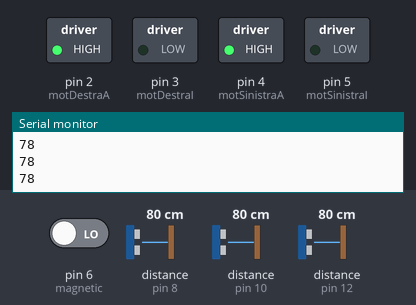
The sketch below on a simulated Arduino Uno, built with avr-gcc and run on an emulated ATmega328P. On the bench: switched loads named in the sketch (green lamp = pin HIGH), the last lines printed to the serial monitor. Wiring (inferred from the names in the program): ultrasonic range finder: trigger pin 7; echo pin 8. Inputs (shaded band) come from the test bench; at power-on: distance to the obstacle (sensors on pin 8, pin 10, pin 12) 80 cm, pin 6 (magnetic) LOW. The echo pulse lasts 58.3 µs per cm; random numbers use the default seed unless the sketch sets one; pins used as bus, display or sensor lines are not drawn.

Above: at 1.2 s.
1.3 s: distance to the obstacle (sensor on pin 8) set to 12 cm
2.8 s: distance to the obstacle (sensor on pin 8) set to 9 cm
At 3.6 s:
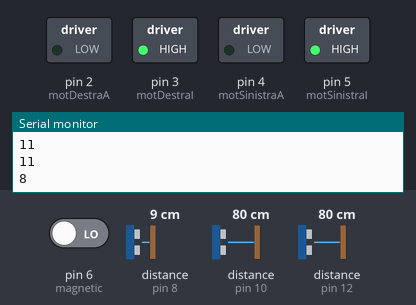
At 4.7 s:
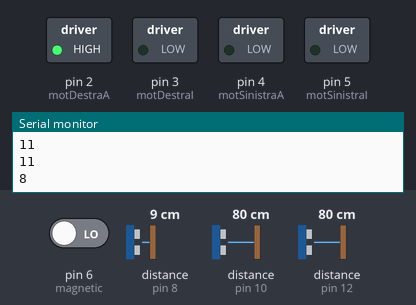
5.8 s: distance to the obstacle (sensor on pin 8) set to 18 cm
7.3 s: pin 6 (magnetic) driven HIGH
At 9.7 s:
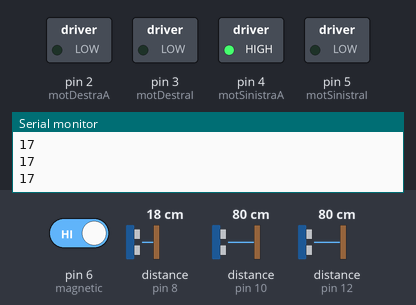
10.3 s: pin 6 (magnetic) driven LOW
Timing chart, 0 to 12.8 s (numbered marks = the images above; inputs shaded):
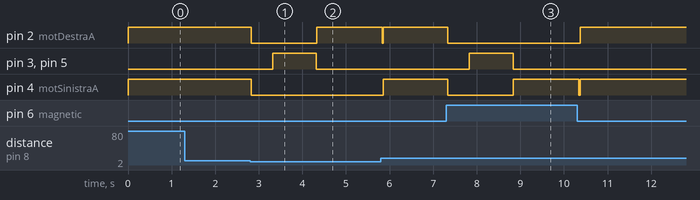

The sketch:

Sunrase_4.0_Motori.ino
```cpp
/*
 * SunRase 4.0 by: Reolfi Riccardo, Incolto Davide, Murialdo Andrea, Pastorino Simone.
 * Code by: Incolto Davide.
*/
int motDestraA = 2;
int motDestraI = 3;
int motSinistraA = 4;
int motSinistraI = 5;
int magnetic = 6;
int triggerUp = 7;
int echoUp = 8;
int triggerDestra = 9;
int echoDestra = 10;
int triggerSinistra = 11;
int echoSinistra = 12;
int tempo_rotazione = 1500;
long durata;
long distanza;
int val;
void setup() {
  pinMode(motDestraI, OUTPUT);
  pinMode(motDestraA, OUTPUT);
  pinMode(motSinistraI, OUTPUT);
  pinMode(motSinistraA, OUTPUT);
  pinMode(magnetic, INPUT);
  pinMode(triggerUp, OUTPUT);
  pinMode(echoUp, INPUT);
  pinMode(triggerDestra, OUTPUT);
  pinMode(echoDestra, INPUT);
  pinMode(triggerSinistra, OUTPUT);
  pinMode(echoSinistra, INPUT);
  Serial.begin(9600);
  randomSeed(analogRead(0));
}
void loop() {
  AvantiTutta();
  if(checkMag() == true){
    gira();
    }
  if(checkUltra() == true){
    gira();
    }
 delay(5);
}
bool checkMag(){
  if(digitalRead(magnetic) == 1) return true;
  else return false;
}
bool checkUltra(){
  digitalWrite( triggerUp, LOW );
  digitalWrite( triggerUp, HIGH );
  delayMicroseconds( 10 );
  digitalWrite( triggerUp, LOW );
  long durata = pulseIn( echoUp, HIGH );
  long distanza = 0.034 * durata / 2;
  Serial.println(distanza);
  if(distanza < 10) return true;
  else return false;
}
void AvantiTutta(){
  digitalWrite(motDestraI, LOW);
  digitalWrite(motSinistraI, LOW);
  delay(10);
  digitalWrite(motDestraA, HIGH);
  digitalWrite(motSinistraA, HIGH);
}
void gira(){
  val = lateralCheck();
  if(val == 1){
  digitalWrite(motDestraA, LOW);
  digitalWrite(motSinistraA, LOW);
  delay(500);
  digitalWrite(motDestraI, HIGH);
  digitalWrite(motSinistraI, HIGH);
  delay(1000);
  digitalWrite(motDestraI, LOW);
  digitalWrite(motSinistraI, LOW);
  delay(10);
  digitalWrite(motDestraA, LOW);
  digitalWrite(motSinistraA, HIGH);
  delay(tempo_rotazione);
  digitalWrite(motDestraA, LOW);
  digitalWrite(motSinistraA, LOW);
  delay(10);
 }
 else if(val == 2){
  digitalWrite(motDestraA, LOW);
  digitalWrite(motSinistraA, LOW);
  delay(500);
  digitalWrite(motDestraI, HIGH);
  digitalWrite(motSinistraI, HIGH);
  delay(1000);
  digitalWrite(motDestraI, LOW);
  digitalWrite(motSinistraI, LOW);
  delay(10);
  digitalWrite(motDestraA, HIGH);
  digitalWrite(motSinistraA, LOW);
  delay(tempo_rotazione);
  digitalWrite(motDestraA, LOW);
  digitalWrite(motSinistraA, LOW);
  delay(10);
  }
}
int lateralCheck(){
  int x;
  if(destraCheck()== true){
   x = 1;
   return x;
 }
 else if(sinistraCheck() == true){
   x = 2;
   return x;
 }
 delay(10);
 int randNumber = random(300);
 if(randNumber < 150){
  x = 1;
  return x;
  }
 else if(randNumber > 149){
  x = 2;
  return x;
  }

}
bool destraCheck(){
  digitalWrite(triggerDestra, LOW);
  digitalWrite(triggerDestra, HIGH);
  delayMicroseconds(10);
  digitalWrite(triggerDestra, LOW);
  durata = pulseIn(echoDestra, HIGH);
  distanza = 0.034 * durata / 2;
  if(distanza < 40) return true;
  else return false;
 }
 bool sinistraCheck(){
  digitalWrite(triggerSinistra, LOW);
  digitalWrite(triggerSinistra, HIGH);
  delayMicroseconds(10);
  digitalWrite(triggerSinistra, LOW);
  durata = pulseIn(echoSinistra, HIGH);
  distanza = 0.034 * durata / 2;
  if(distanza < 40) return true;
  else return false;
 }
```

Measured:
- the behaviour switches between 11 and 10 cm on distance to the obstacle (sensor on pin 8) (found by bisection; images 0 and 1)
- after the input at 2.8 s, pin 2 (motDestraA): HIGH → LOW at once, → HIGH 1.5 s later; pin 3 (motDestraI), pin 5 (motSinistraI): LOW → HIGH after 0.52 s, → LOW 1.0 s later; pin 4 (motSinistraA): HIGH → LOW at once
- after the input at 7.3 s, pin 2 (motDestraA): HIGH → LOW at once; pin 3 (motDestraI), pin 5 (motSinistraI): LOW → HIGH after 0.53 s, → LOW 1.0 s later; pin 4 (motSinistraA): HIGH → LOW at once, → HIGH 1.5 s later
